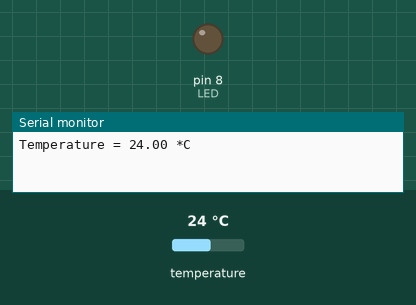
Bench run of a sketch on a simulated Arduino Uno, built with avr-gcc and run on an emulated ATmega328P. Shown: output pins drawn as LEDs (lit = HIGH), the last lines printed to the serial monitor. Dashed ring = blinking. The test bench sets the inputs (shaded band); at power-on: temperature 24 °C.

Above: at 1.2 s.
1.3 s: temperature set to 28 °C
At 3.7 s:
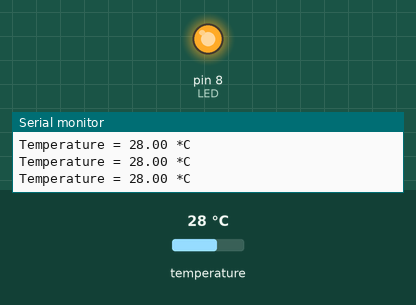
4.0 s: temperature set to 26.4 °C
6.7 s: temperature set to 25.2 °C
At 9.1 s:
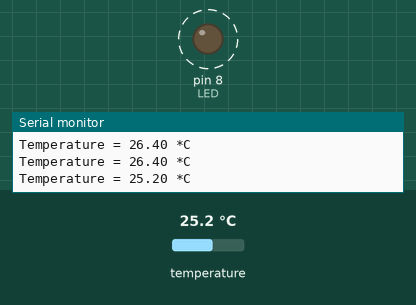
12.7 s: temperature set to 33 °C
15.4 s: temperature set to 12 °C
At 18.9 s:
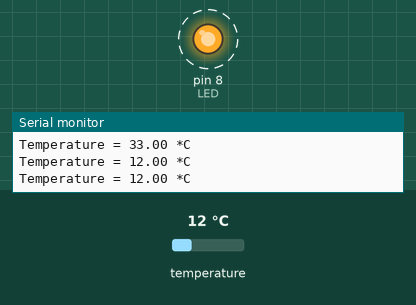
Timing chart, 0 to 22.4 s (numbered marks = the images above; inputs shaded):
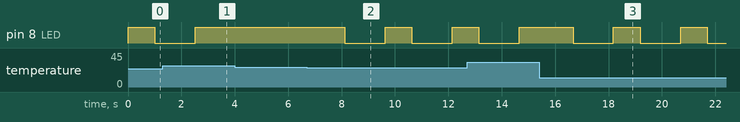

Measured:
- the behaviour switches between 26 and 25.9 °C on temperature (found by bisection; images 1 and 2)
- after the input at 1.3 s, pin 8 (LED): goes on until 2.5 s, then stays HIGH
- after the input at 6.7 s, pin 8 (LED): alternates HIGH for 1.0 s and LOW for 1.5 s, starting after 1.4 s
- after the input at 15.4 s, pin 8 (LED): alternates HIGH for 1.0 s and LOW for 1.5 s, starting after 1.3 s

The sketch:

BMP180_LED.ino
```cpp
#include <Adafruit_BMP085.h> // bmp180 라이브러리 선언

int LED = 8; // LED 핀 번호 설정
Adafruit_BMP085 bmp; // bmp180 변수 이름 설정

void setup() {
  Serial.begin(9600);
  if (!bmp.begin()) { //bmp180 동작 여부 확인(이 부분이 없어지면 bmp180 작동안함)
	Serial.println("Could not find a valid BMP085 sensor, check wiring!");
	while (1) {}
  }
  pinMode(LED, OUTPUT);
}

void loop() {
    Serial.print("Temperature = ");
    Serial.print(bmp.readTemperature());
    Serial.println(" *C");
    float temperature = bmp.readTemperature();
    if(temperature >= 26.0){
    digitalWrite(LED, HIGH);
    }
    else{
    digitalWrite(LED, HIGH);
    delay(1000);
    digitalWrite(LED, LOW);
    delay(1000);
    }
    Serial.println();
    delay(500);
}
```
